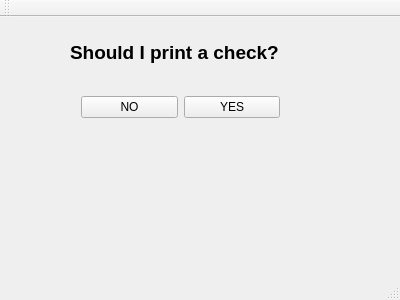
<?xml version="1.0" encoding="UTF-8"?>
<ui version="4.0">
 <class>thirdWindow</class>
 <widget class="QMainWindow" name="thirdWindow">
  <property name="geometry">
   <rect>
    <x>0</x>
    <y>0</y>
    <width>400</width>
    <height>300</height>
   </rect>
  </property>
  <property name="windowTitle">
   <string>thirdWindow</string>
  </property>
  <widget class="QWidget" name="questionWidget">
   <widget class="QLabel" name="label">
    <property name="geometry">
     <rect>
      <x>70</x>
      <y>20</y>
      <width>221</width>
      <height>31</height>
     </rect>
    </property>
    <property name="font">
     <font>
      <pointsize>14</pointsize>
      <weight>75</weight>
      <bold>true</bold>
     </font>
    </property>
    <property name="text">
     <string>&lt;html&gt;&lt;head/&gt;&lt;body&gt;&lt;p&gt;Should I print a check?&lt;/p&gt;&lt;/body&gt;&lt;/html&gt;</string>
    </property>
   </widget>
   <widget class="QWidget" name="horizontalLayoutWidget">
    <property name="geometry">
     <rect>
      <x>70</x>
      <y>50</y>
      <width>221</width>
      <height>80</height>
     </rect>
    </property>
    <layout class="QHBoxLayout" name="questionItself">
     <item>
      <widget class="QPushButton" name="nou">
       <property name="text">
        <string>NO</string>
       </property>
      </widget>
     </item>
     <item>
      <widget class="QPushButton" name="yes">
       <property name="text">
        <string>YES</string>
       </property>
      </widget>
     </item>
    </layout>
   </widget>
  </widget>
  <widget class="QMenuBar" name="menuBar">
   <property name="geometry">
    <rect>
     <x>0</x>
     <y>0</y>
     <width>400</width>
     <height>21</height>
    </rect>
   </property>
  </widget>
  <widget class="QToolBar" name="mainToolBar">
   <attribute name="toolBarArea">
    <enum>TopToolBarArea</enum>
   </attribute>
   <attribute name="toolBarBreak">
    <bool>false</bool>
   </attribute>
  </widget>
  <widget class="QStatusBar" name="statusBar"/>
 </widget>
 <layoutdefault spacing="6" margin="11"/>
 <resources/>
 <connections>
  <connection>
   <sender>yes</sender>
   <signal>clicked()</signal>
   <receiver>thirdWindow</receiver>
   <slot>close()</slot>
   <hints>
    <hint type="sourcelabel">
     <x>236</x>
     <y>122</y>
    </hint>
    <hint type="destinationlabel">
     <x>199</x>
     <y>149</y>
    </hint>
   </hints>
  </connection>
  <connection>
   <sender>nou</sender>
   <signal>clicked()</signal>
   <receiver>thirdWindow</receiver>
   <slot>close()</slot>
   <hints>
    <hint type="sourcelabel">
     <x>124</x>
     <y>122</y>
    </hint>
    <hint type="destinationlabel">
     <x>199</x>
     <y>149</y>
    </hint>
   </hints>
  </connection>
 </connections>
</ui>
